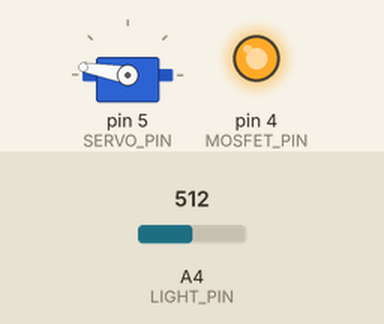
This program was run on a simulated Arduino Nano, built with avr-gcc and run on an emulated ATmega328P. On the bench: servo, output pins drawn as LEDs (lit = HIGH). The inputs (shaded band) are chosen by the test bench; at power-on: A4 (LIGHT_PIN) = 512.

Above: at 0.1 s.
At 2.1 s:
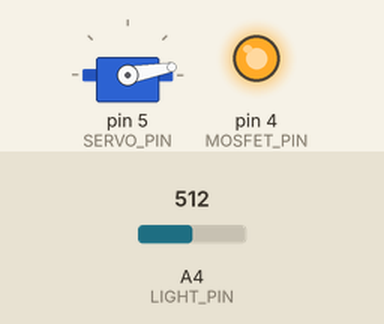
At 4.6 s:
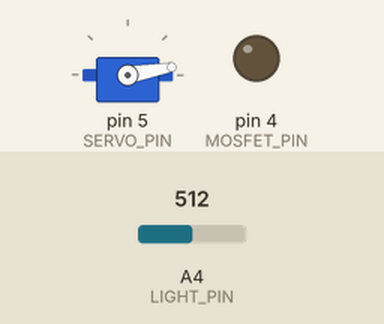
Timing chart, 0 to 6.1 s (numbered marks = the images above):
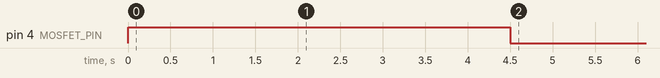

The program:

main.cpp
```cpp
#include "Arduino.h"
#include <Servo.h>
#include "Settings.h"
#include "LowPower.h"

Servo myservo;
const int numReadings = 10;
int readings[numReadings];
int readIndex = 0;
int total = 0;
int lastLight = 0;
int lastServo = 0;

void Serial_print(const String &str) {
    if (USE_SERIAL) {
        Serial.print(str);
    }
}

void Serial_println(const String &str) {
    if (USE_SERIAL) {
        Serial.println(str);
    }
}

void servoSet(int value) {
    Serial_println("Servo set: " + String(value));
    myservo.write(value);
    lastServo = value;
}

void slowServoSet(int value) {
    int _lastValue = lastServo;
    int step = (value > _lastValue ? 1 : -1) * SERVO_SLOW_STEP;
    int bottom = min(_lastValue, value);
    int top = max(_lastValue, value);
    int pos = _lastValue;
    do {
        pos += step;
        servoSet(pos);
        delay(SERVO_SLOW_DELAY);
    } while (pos > bottom && pos < top);
}

void closeDoor() {
    Serial_println("Closing");
    digitalWrite(MOSFET_PIN, HIGH);
    slowServoSet(SERVO_MAX);
    slowServoSet(SERVO_MIN);
    delay(500);
    digitalWrite(MOSFET_PIN, LOW);
}

void setup() {
    Serial.begin(9600);
    Serial_println("setup");
    pinMode(LIGHT_PIN, INPUT);
    pinMode(MOSFET_PIN, OUTPUT);
    digitalWrite(MOSFET_PIN, LOW);
    pinMode(SERVO_PIN, OUTPUT);
    myservo.attach(SERVO_PIN);
    servoSet(SERVO_MIN);
    digitalWrite(LIGHT_POWER_PIN, LOW);
    delayMicroseconds(15);
    for (int &reading: readings) {
        reading = 0;
    }
    closeDoor();
}

int getLight() {
    digitalWrite(LIGHT_POWER_PIN, HIGH);
    delayMicroseconds(15);
    int sensor = analogRead(LIGHT_PIN);
    digitalWrite(LIGHT_POWER_PIN, LOW);
    if (DEBUG_LED) {
        if (sensor > LIGHT_LIMIT) {
            digitalWrite(LED_PIN, HIGH);
        } else {
            digitalWrite(LED_PIN, LOW);
        }
    }

    Serial_print(String(sensor) + " ");
    if (USE_APPROXIMATION) {
        // subtract the last reading:
        total = total - readings[readIndex];
        readings[readIndex] = sensor;
        // add the reading to the total:
        total = total + readings[readIndex];
        // advance to the next position in the array:
        readIndex = readIndex + 1;

        // if we're at the end of the array...
        if (readIndex >= numReadings) {
            // ...wrap around to the beginning:
            readIndex = 0;
        }

        return total / numReadings;
    } else {
        return sensor;
    }
}

void loop() {
    if (USE_SERIAL) {
        delay(1000);
    } else {
        LowPower.powerDown(SLEEP_1S, ADC_OFF, BOD_OFF);
    }
    int newLight = getLight();

    Serial_println(String(newLight));
    if (newLight < LIGHT_LIMIT && lastLight >= LIGHT_LIMIT) {
        closeDoor();
    }
    lastLight = newLight;
}
```

Settings.h
```cpp
#ifndef DOOR_CLOSE_SETTINGS_H
#define DOOR_CLOSE_SETTINGS_H

#define USE_APPROXIMATION true
#define USE_SERIAL false  // this disables LowPower mode
#define DEBUG_LED false

#define MOSFET_PIN 4
#define SERVO_PIN 5
#define SERVO_MIN 10
#define SERVO_MAX 170
#define SERVO_SLOW_STEP 160
#define SERVO_SLOW_DELAY 2000

#define LIGHT_POWER_PIN 3
#define LIGHT_PIN A4
#define LIGHT_LIMIT 560

#define LED_PIN 13
#endif DOOR_CLOSE_SETTINGS_H
```
